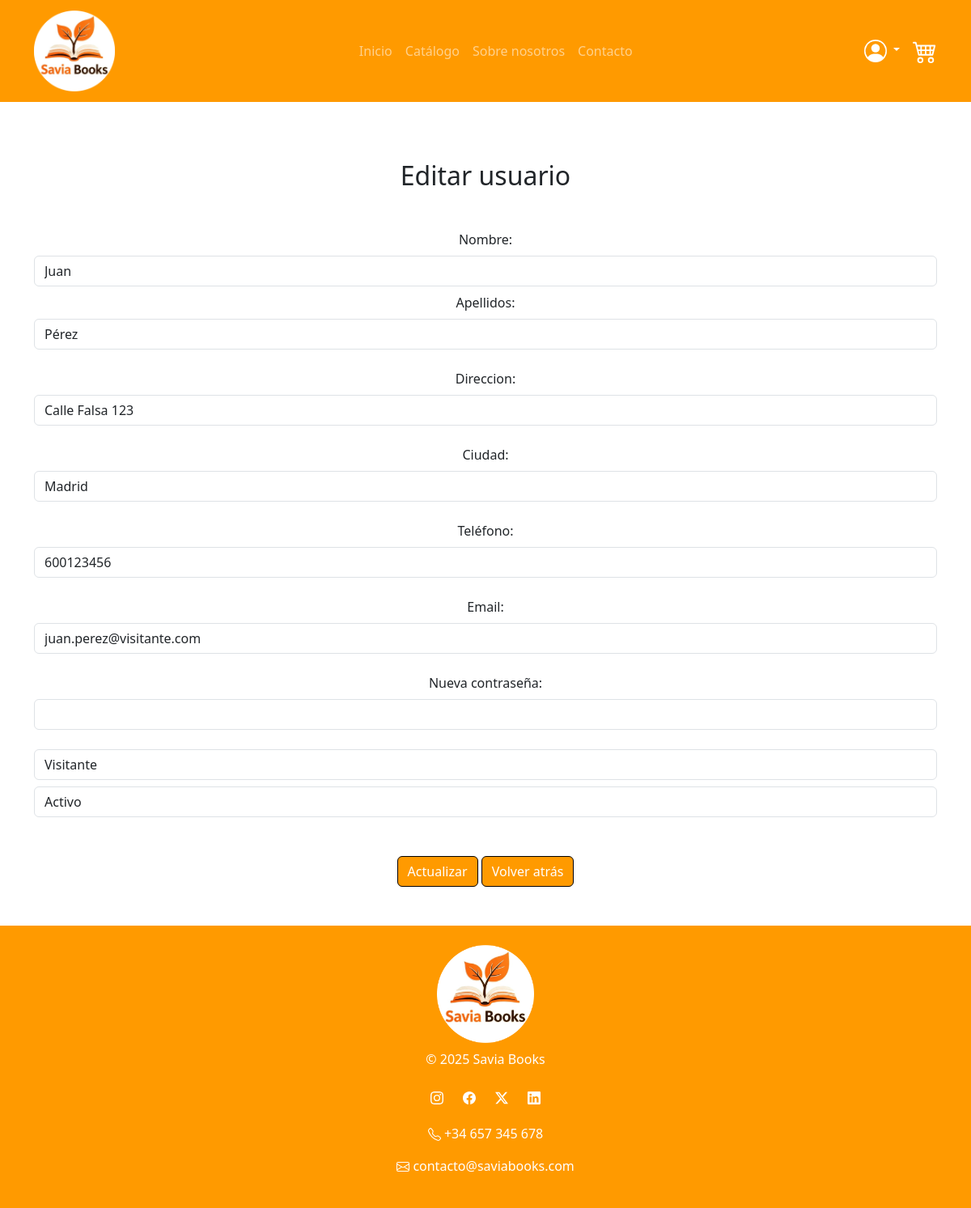
The app's page /Proyecto/admin/usuarios/usuario_edit.php?id=99988877V, older data.
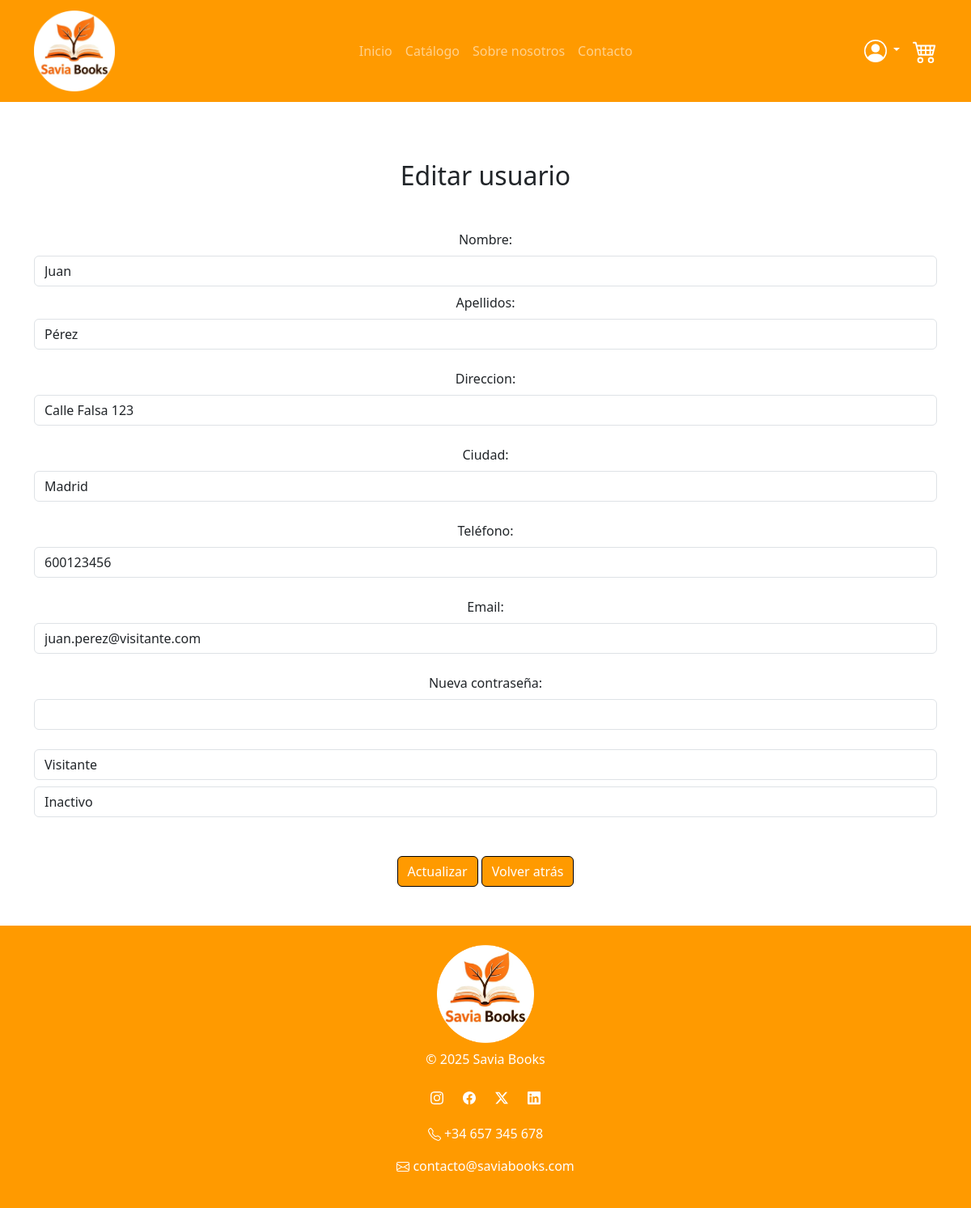
The same page, newer data.
### tables this page shows
CREATE TABLE `usuarios` (
  `dni` varchar(9) NOT NULL,
  `clave` varchar(250) NOT NULL,
  `nombre` varchar(30) NOT NULL,
  `apellido` varchar(50) NOT NULL,
  `direccion` varchar(50) NOT NULL,
  `ciudad` varchar(50) NOT NULL,
  `telefono` varchar(9) NOT NULL,
  `email` varchar(30) NOT NULL,
  `rol` enum('visitante','registrado','empleado','admin') DEFAULT 'visitante',
  `activo` enum('activo','inactivo') DEFAULT 'activo'
);

### Proyecto/admin/usuarios/usuario_edit.php (the view, shortened to what this page needs)
<?php
require_once __DIR__ . '/../../config.php';
$id = $_GET['id'];
$usuario = $pdo->prepare("SELECT * FROM usuarios WHERE dni=?");
$usuario->execute([$id]);
$usuario = $usuario->fetch();
$mismoUsuario = ($_SESSION['dni'] == $id);
include PROJECT_ROOT . '/includes/head.php';
?>
<body class="d-flex flex-column min-vh-100" data-shorcut-listen="true">
    <?php include PROJECT_ROOT . '/includes/navbar.php';?>
    <div class="container my-5">
        <h2 class="m-4 text-center">Editar usuario</h2>
        <form method="POST" class="mt-5 text-center">
            <label class="form-label" for="nombre">Nombre:</label>
            <input class="form-control mb-2" name="nombre" value="<?= $usuario['nombre'] ?>">
            <label class="form-label" for="apellido">Apellidos:</label>
            <input class="form-control" name="apellido" value="<?= $usuario['apellido'] ?>"> <br>
            <label class="form-label" for="direccion">Direccion:</label>
            <input class="form-control" name="direccion" value="<?= $usuario['direccion'] ?>"> <br>
            <label class="form-label" for="ciudad">Ciudad:</label>
            <input class="form-control" name="ciudad" value="<?= $usuario['ciudad'] ?>"> <br>
            <label class="form-label" for="telefono">Teléfono:</label>
            <input class="form-control" name="telefono" value="<?= $usuario['telefono'] ?>"> <br>
            <label class="form-label" for="email">Email:</label>
            <input class="form-control" name="email" value="<?= $usuario['email'] ?>"> <br>
            <label class="form-label" for="clave">Nueva contraseña:</label>
            <input type="password" class="form-control" name="clave" autocomplete="new-password"> <br>
            <?php if (!$mismoUsuario): ?>
                <select name="rol" class="form-control mb-2">
                    <option value="visitante" <?= ($usuario['rol'] == 'visitante') ? 'selected' : '' ?>>
                        Visitante
                    </option>
                </select>
                <select name="activo" class="form-control mb-2">
                <option value="activo" <?= ($usuario['activo'] == 'activo') ? 'selected' : '' ?>>
                    Activo
                </option>
                <option value="inactivo" <?= ($usuario['activo'] == 'inactivo') ? 'selected' : '' ?>>
                    Inactivo
                </option>
            </select>
            <?php else: ?>
                <input type="hidden" name="rol" value="<?= $usuario['rol'] ?>">
                <input type="hidden" name="activo" value="<?= $usuario['activo'] ?>">
            <?php endif; ?>
            <div class="mt-5">
                <button class="btn btn-primary">Actualizar</button>
                <a class="btn btn-primary" href="usuarios.php">
                    Volver atrás
                </a>
            </div>
        </form>
    </div>
    <?php include PROJECT_ROOT . '/includes/footer.php';?>
</body>
</html>

Row changes from the older to the newer data that the page shows:
changed usuarios "Juan": activo "Activo" → "Inactivo"
